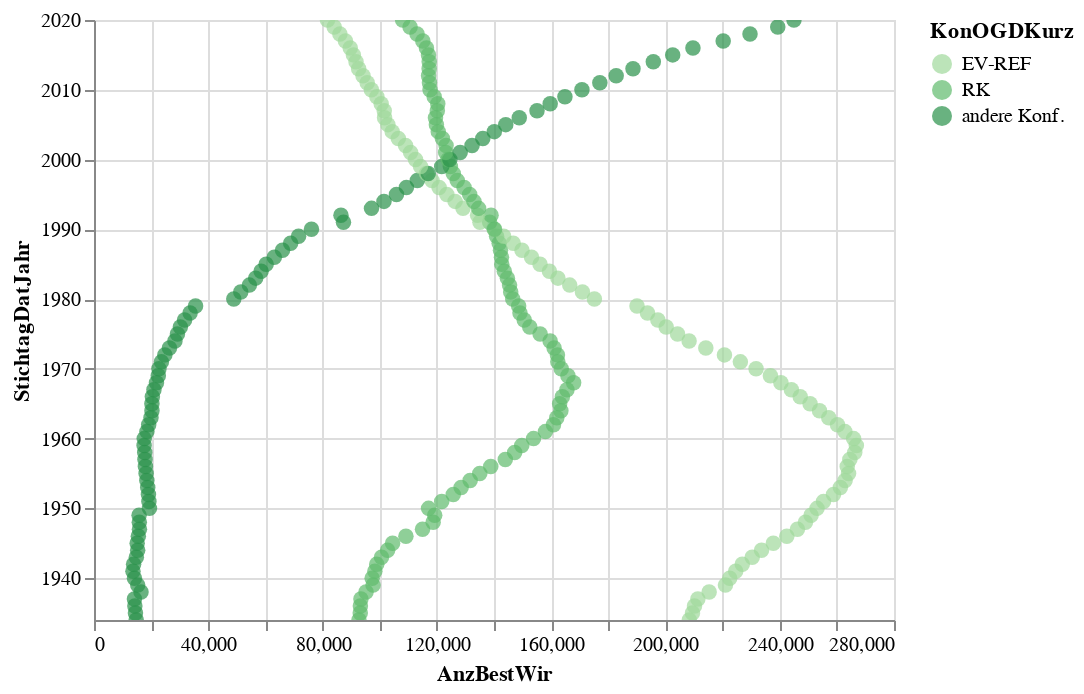

The cell this chart's notebook holds for it:
### Code cell
alt.Chart(data2betested).mark_circle(size=60).encode(
    x='AnzBestWir',
    y='StichtagDatJahr:T',
    #color='AnzNat',
    #color=alt.Color('AnzNat', scale=alt.Scale(scheme='dark2')),
    color=alt.Color('KonOGDKurz', scale=alt.Scale(scheme='greens')),
    tooltip=['AnzBestWir','StichtagDatJahr','KonOGDKurz']
).interactive() # this makes the axes interactive: now you can zoom & pan

### Figure 1 — Vega-Lite specification as saved in the notebook (floating-point values rounded to 4 significant figures; data arrays with more than 128 entries replaced by an {"elided": "..."} marker saying what was removed)
{"config": {"view": {"continuousWidth": 400, "continuousHeight": 300}}, "data": {"name": "data-a9da50e09aae35790519eb1ea4315f36"}, "mark": {"type": "circle", "size": 60}, "encoding": {"color": {"type": "nominal", "field": "KonOGDKurz", "scale": {"scheme": "greens"}}, "tooltip": [{"type": "quantitative", "field": "AnzBestWir"}, {"type": "temporal", "field": "StichtagDatJahr"}, {"type": "nominal", "field": "KonOGDKurz"}], "x": {"type": "quantitative", "field": "AnzBestWir"}, "y": {"type": "temporal", "field": "StichtagDatJahr"}}, "selection": {"selector008": {"type": "interval", "bind": "scales", "encodings": ["x", "y"]}}, "$schema": "https://vega.github.io/schema/vega-lite/v4.8.1.json", "datasets": {"data-a9da50e09aae35790519eb1ea4315f36": {"elided": "261 records"}}}
